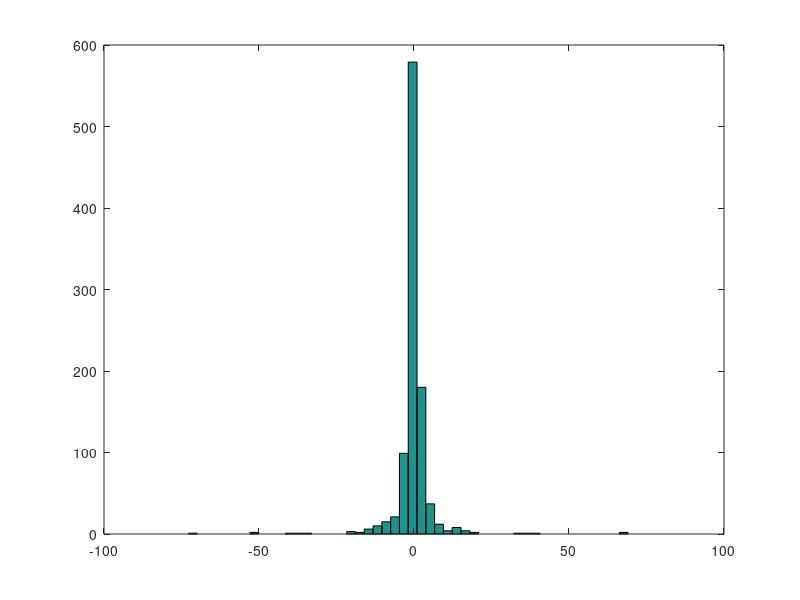

Write MATLAB code to recreate this figure. (Note: this script raises an error after producing the figure.)
n = 1000;
df = 1;
t_sample = random('t',df,[n,1]);
L100 = length(t_sample(abs(t_sample)<100));
hist(t_sample(abs(t_sample)<100), 50)

t_pdf = @(v,x) gamma((v+1)/2)/(sqrt(v*pi)*gamma(v/2)).*(1+(x.^2)/v).^(-(v+1)/2);
n_pdf = @(x) exp(-x.^2/2)./sqrt(2*pi);

xx= -7:0.01:7;
t_v1 = t_pdf(1,xx);
t_v5 = t_pdf(5,xx);
t_v10 = t_pdf(10,xx);
cum3 = cumsum(t_v3);
figure(222)
hold on
plot(xx,t_v1,'r')
plot(xx,t_v5,'b')
plot(xx,t_v10,'g')
hold off
% plot(xx,cum3)
title('Profit/loss density')
% VaR_5 =  quantile(t_v3,0.05);
% I = find(t_v3(t_v3<VaR_5));
Ic =  find(cum3(cum3<5));
% max(I)
% max(Ic)
% hold on
% plot(xx(1,50),0,'ko','MarkerFaceColor','r','MarkerSize',6);
% plot(xx(1,10),0,'ko','MarkerFaceColor','b','MarkerSize',6);
% hold off
% ES = mean( t_v3(1,1:max(Ic)) .* xx(1,1:max(Ic)));
% x_ES = max(find(xx(xx<=ES)));
hold on
plot(xx(1,max(Ic)),0,'ko','MarkerFaceColor','r','MarkerSize',6);
plot(xx(1,max(Ic)-80),0,'ko','MarkerFaceColor','b','MarkerSize',6);
hold off
legend('Density','VaR','ES')


t_v100 = t_pdf(100,x);
t_v200 = t_pdf(200,x);


n_plot = n_pdf(x); 
hold on
plot(x,t_v1, 'b')
plot(x,t_v100,'r')
plot(x, n_plot, 'k')
hold off

plot(x,t_v200-n_plot,'r')

% Caychy
x = -10:0.01:10;
c = 1./(pi*(1+x.^2));
%%%%%%%%%%%%%%%%%%%%%%%%%%
v = [1,2,5,10,100];
g = length(v);

t_sample = @(df) random('t',df,[n,1]);
T = arrayfun(@(df)t_sample(v(df)), 1:g, 'un', 0);
T = cell2mat(T);


for ii = 1:g
    figure(ii)
    [A,B] = hist(T(:,ii),50);
    scatter(B,A)
end

%%%%%%%%%%%%%%%%%%%%%%%%%%
df = 8;
phi = randn(n,1);
Y_inv = random('gam',df/2,2/df,[n,1]);
Y = 1./Y_inv;
X = sqrt(Y).*phi;
T = random('t',df,[n,1]);

figure(1)
hist(X, 50)


figure(2)
hist(T, 50)

%%%%%%%%%%%%%%%%%%%%%%%%%%
df = 2;
prec = random('gam',df/2,df/2,[n,1]);
sigma = (1./prec).^(0.5);
mu = zeros(n,1);
n_sample = random('norm',mu,sigma);


%%%%%%%%%%%%%%%%%%%%%%%%%%
chi2_sample =  random('chi2',df,[n,1]);
gamma_sample = random('gam',df/2,2,[n,1]);

figure(1)
hist(chi2_sample, 50)

figure(2)
hist(gamma_sample, 50)